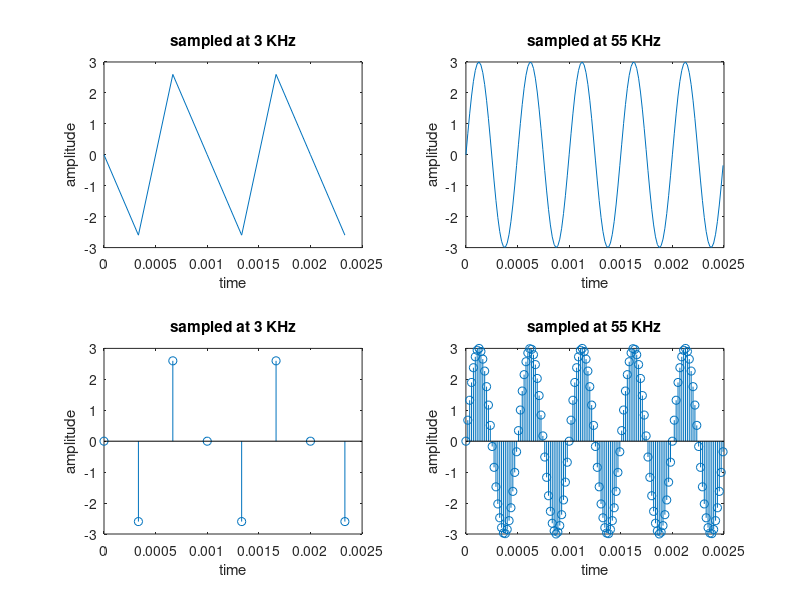

MATLAB code to generate this figure: (Note: this script raises an error after producing the figure.)
clc;
clear all;
close all;
f=2000;
fs1=3000;
fs2=55000;
b=[1:100];
t1=0:1/fs1:5/f;
t2=0:1/fs2:5/f;
A=3*sin(2*pi*f*t1);
B=3*sin(2*pi*f*t2);
subplot(221);plot(t1,A);ylabel('amplitude');xlabel('time');title('sampled at 3 KHz');
subplot(222);plot(t2,B);ylabel('amplitude');xlabel('time');title('sampled at 55 KHz');
subplot(223);stem(t1,A);ylabel('amplitude');xlabel('time');title('sampled at 3 KHz');
subplot(224);stem(t2,B);ylabel('amplitude');xlabel('time');title('sampled at 55 KHz');
gtext('1541016245-Satyabrat')
